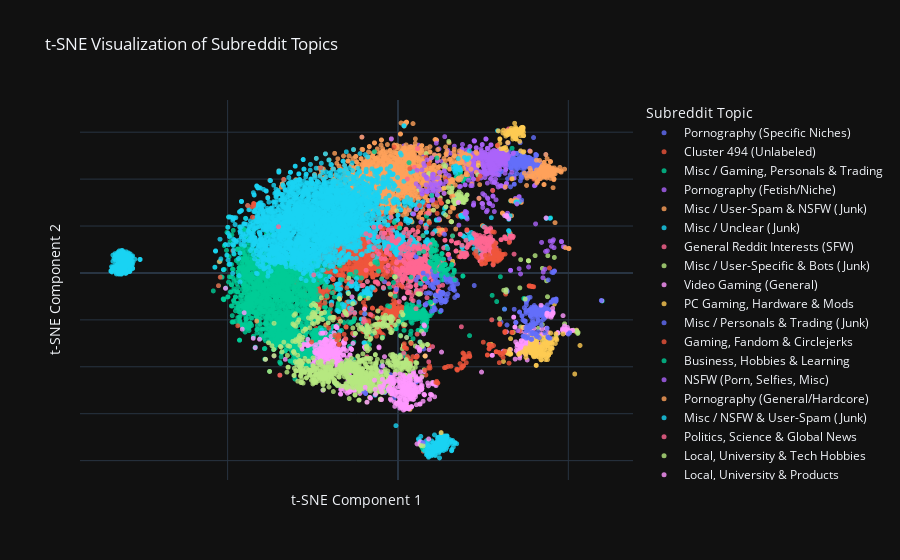

The notebook cell saved with this chart:
### Code cell
#manual label for the valid clusters

label_map = {
    # --- HIGH CLARITY: NSFW / Pornography ---
    '35': 'Pornography (General/Hardcore)',
    '106': 'Pornography (Fetish/Niche)',
    '252': 'Pornography (Specific Niches)',

    # --- HIGH CLARITY: Gaming & Fandom ---
    '347': 'NSFW (Porn, Selfies, Misc)',
    '114': 'Video Gaming (General)',
    '327': 'PC Gaming, Hardware & Mods',

    # --- HIGH CLARITY: Politics & News ---
    '119': 'US Politics (Contentious)',
    '419': 'Politics, Science & Social Issues',

    # --- HIGH CLARITY: Hobbies / Local / University ---
    '85': 'Business, Hobbies & Learning',
    '89': 'Local, University & Tech Hobbies',
    '391': 'Images & GIFs (SFW)',
    '490': 'Local, University & Products',
    '454': 'Celebrities, Models & Fashion',
    '27': 'Local/Regional & Hobbies',
    
    # --- MEDIUM CLARITY: Mixed Themes ---
    '54': 'Gaming, Fandom & Circlejerks',
    '245': 'Politics, Science & Global News',
    '187': 'Misc / Gaming, Personals & Trading',
    '275': 'General Reddit Interests (SFW)',

    # --- LOW CLARITY: "Junk" / User-Spam ---
    '1': 'Misc / Personals & Trading (Junk)',
    '2': 'Misc / Unclear (Junk)',
    '20': 'Misc / Unclear (Junk)',
    '91': 'Misc / NSFW & User-Spam (Junk)',
    '254': 'Misc / User-Spam & NSFW (Junk)',
    '335': 'Misc / User-Specific & Bots (Junk)',
}


pl.plot_labeled_cluster_map(tsne_df, label_map)

### Figure 1 — Plotly figure (JSON) as saved in the notebook; plotly's stock layout.template omitted (floating-point values rounded to 4 significant figures; data arrays with more than 128 entries replaced by an {"elided": "..."} marker saying what was removed)
{"data": [{"hovertemplate": "<b>%{hovertext}</b><br><br>Topic=Pornography (Specific Niches)<br>tsne_x=%{x}<br>tsne_y=%{y}<extra></extra>", "hovertext": {"elided": "206 str values"}, "legendgroup": "Pornography (Specific Niches)", "marker": {"color": "#636efa", "opacity": 0.8, "size": 5, "symbol": "circle"}, "mode": "markers", "name": "Pornography (Specific Niches)", "showlegend": true, "type": "scattergl", "x": {"elided": "206 float values"}, "xaxis": "x", "y": {"elided": "206 float values"}, "yaxis": "y"}, {"hovertemplate": "<b>%{hovertext}</b><br><br>Topic=Cluster 494 (Unlabeled)<br>tsne_x=%{x}<br>tsne_y=%{y}<extra></extra>", "hovertext": {"elided": "776 str values"}, "legendgroup": "Cluster 494 (Unlabeled)", "marker": {"color": "#EF553B", "opacity": 0.8, "size": 5, "symbol": "circle"}, "mode": "markers", "name": "Cluster 494 (Unlabeled)", "showlegend": true, "type": "scattergl", "x": {"elided": "776 float values"}, "xaxis": "x", "y": {"elided": "776 float values"}, "yaxis": "y"}, {"hovertemplate": "<b>%{hovertext}</b><br><br>Topic=Misc / Gaming, Personals & Trading<br>tsne_x=%{x}<br>tsne_y=%{y}<extra></extra>", "hovertext": {"elided": "1997 str values"}, "legendgroup": "Misc / Gaming, Personals & Trading", "marker": {"color": "#00cc96", "opacity": 0.8, "size": 5, "symbol": "circle"}, "mode": "markers", "name": "Misc / Gaming, Personals & Trading", "showlegend": true, "type": "scattergl", "x": {"elided": "1997 float values"}, "xaxis": "x", "y": {"elided": "1997 float values"}, "yaxis": "y"}, {"hovertemplate": "<b>%{hovertext}</b><br><br>Topic=Pornography (Fetish/Niche)<br>tsne_x=%{x}<br>tsne_y=%{y}<extra></extra>", "hovertext": {"elided": "374 str values"}, "legendgroup": "Pornography (Fetish/Niche)", "marker": {"color": "#ab63fa", "opacity": 0.8, "size": 5, "symbol": "circle"}, "mode": "markers", "name": "Pornography (Fetish/Niche)", "showlegend": true, "type": "scattergl", "x": {"elided": "374 float values"}, "xaxis": "x", "y": {"elided": "374 float values"}, "yaxis": "y"}, {"hovertemplate": "<b>%{hovertext}</b><br><br>Topic=Misc / User-Spam & NSFW (Junk)<br>tsne_x=%{x}<br>tsne_y=%{y}<extra></extra>", "hovertext": {"elided": "1143 str values"}, "legendgroup": "Misc / User-Spam & NSFW (Junk)", "marker": {"color": "#FFA15A", "opacity": 0.8, "size": 5, "symbol": "circle"}, "mode": "markers", "name": "Misc / User-Spam & NSFW (Junk)", "showlegend": true, "type": "scattergl", "x": {"elided": "1143 float values"}, "xaxis": "x", "y": {"elided": "1143 float values"}, "yaxis": "y"}, {"hovertemplate": "<b>%{hovertext}</b><br><br>Topic=Misc / Unclear (Junk)<br>tsne_x=%{x}<br>tsne_y=%{y}<extra></extra>", "hovertext": {"elided": "3061 str values"}, "legendgroup": "Misc / Unclear (Junk)", "marker": {"color": "#19d3f3", "opacity": 0.8, "size": 5, "symbol": "circle"}, "mode": "markers", "name": "Misc / Unclear (Junk)", "showlegend": true, "type": "scattergl", "x": {"elided": "3061 float values"}, "xaxis": "x", "y": {"elided": "3061 float values"}, "yaxis": "y"}, {"hovertemplate": "<b>%{hovertext}</b><br><br>Topic=General Reddit Interests (SFW)<br>tsne_x=%{x}<br>tsne_y=%{y}<extra></extra>", "hovertext": {"elided": "240 str values"}, "legendgroup": "General Reddit Interests (SFW)", "marker": {"color": "#FF6692", "opacity": 0.8, "size": 5, "symbol": "circle"}, "mode": "markers", "name": "General Reddit Interests (SFW)", "showlegend": true, "type": "scattergl", "x": {"elided": "240 float values"}, "xaxis": "x", "y": {"elided": "240 float values"}, "yaxis": "y"}, {"hovertemplate": "<b>%{hovertext}</b><br><br>Topic=Misc / User-Specific & Bots (Junk)<br>tsne_x=%{x}<br>tsne_y=%{y}<extra></extra>", "hovertext": ["pkemondork", "webbutveckling", "apfeleimer", "yfear", "batwingrobes", "newsvideo", "jibyjib", "smcartistinfodump", "iced94", "kuhlkid", "xdonethatx", "vispilio", "fufy56advlog", "ruxs", "redditorsrs", "neverfearrs", "king_anon", "buzzfeedvideos", "koen2000xp", "tombomb318", "steroidsrs", "leagueproscene", "thevideofeed", "spiffy_a_log", "shaunl", "lyraa", "grensrsalog", "yourselfyou", "zellfire", "rs_o", "queencompanionslog", "vamosachelear", "mustached_tom", "adultsexy", "jarrenbenton", "sophistrs", "inom", "aelful", "madjadiel", "gamevideo", "frugalsupplements", "rsmainer", "grandmotherlygilfs", "slimshaders", "elegantzebra", "pillsrs", "hcircheval", "dunakia", "oekraineukraine", "splashnews", "annieeadvlog", "a_log_of_clementine", "swenrsalog", "yuckalog", "nakedpics", "markisadoralog", "derm", "spi0n", "seanub", "vexforum", "sonk", "dankasmemesadvlog", "purnex", "ezvid", "madlyinanger", "hackedgadgetsrss", "miraclesuns", "thekinktank", "qtrage", "aveedzghamer", "m4c", "dustoflife", "seismix", "redtorva", "guthlx", "wirral_council", "juststunning", "imtomrs", "meeesealog", "epicbot", "lunarbaboon", "surok", "deltabird", "dharakhero", "beatbox"], "legendgroup": "Misc / User-Specific & Bots (Junk)", "marker": {"color": "#B6E880", "opacity": 0.8, "size": 5, "symbol": "circle"}, "mode": "markers", "name": "Misc / User-Specific & Bots (Junk)", "showlegend": true, "type": "scattergl", "x": [14.66, 15.72, 13.95, 15.79, 18.04, 38.34, 19.05, 8.308, 15.92, 15.92, 18.01, 13.97, 19.83, 19.5, 18.5, 18.43, 19.4, 38.29, 17.65, 43.88, 18.03, 52.57, 48.9, -17.4, 16.83, 15.04, 19.09, 10.38, 14.91, 17.31, 18.94, 36.01, 9.087, 42.36, 14.07, 18.15, 52.86, 46.45, 43.97, 38.31, 42.37, 18.23, 13.41, 12.42, 17.21, 18.97, 36.01, 14.66, 6.186, 38.34, 17.68, 34.32, 18.32, 20.08, 45.89, 41.24, 52.44, 38.3, 46.95, 13.77, 52.77, 16.31, 20.27, 40.25, 18.64, 15.73, 17.94, 43.63, 17.61, 17.27, 35.76, 18.51, 20.29, 16.29, 17.59, 14.72, 17.91, 16.67, 19.7, 16.77, 15.69, 51.48, 23.42, 42.86, 38.26], "xaxis": "x", "y": [30.39, 21.81, 45.69, 34.6, 32.25, 5.158, 30.18, 50.88, 36.19, 36.2, 31.33, 24.68, 31.14, 31.36, 31.38, 32.73, 30.04, 5.21, 31.1, -10.13, 31.93, -25.15, -21.68, -28.34, 29.55, 34.36, 30.16, 26.77, 56.08, 30.42, 30.15, 5.664, 42.38, 1.954, 28.24, 31.89, -25.37, -26.59, 7.346, 5.184, -22.03, 32.38, 46.18, 32.05, 31.19, 31.99, -23.02, 30.39, 35.57, 5.163, 33.02, -23.09, 31.35, 31.28, 6.612, -23.57, -24.58, 5.202, -25.7, 44.78, -25.77, 30.46, 33.24, 7.38, 32.02, 21.81, 32.09, -3.355, 31.33, 33.63, -6.359, 33.66, 33.25, 31.16, 31.64, 36.37, 34.6, 29.47, 32.31, 29.7, 21.84, -24.39, 41.76, -28.77, -10.67], "yaxis": "y"}, {"hovertemplate": "<b>%{hovertext}</b><br><br>Topic=Video Gaming (General)<br>tsne_x=%{x}<br>tsne_y=%{y}<extra></extra>", "hovertext": {"elided": "430 str values"}, "legendgroup": "Video Gaming (General)", "marker": {"color": "#FF97FF", "opacity": 0.8, "size": 5, "symbol": "circle"}, "mode": "markers", "name": "Video Gaming (General)", "showlegend": true, "type": "scattergl", "x": {"elided": "430 float values"}, "xaxis": "x", "y": {"elided": "430 float values"}, "yaxis": "y"}, {"hovertemplate": "<b>%{hovertext}</b><br><br>Topic=PC Gaming, Hardware & Mods<br>tsne_x=%{x}<br>tsne_y=%{y}<extra></extra>", "hovertext": {"elided": "166 str values"}, "legendgroup": "PC Gaming, Hardware & Mods", "marker": {"color": "#FECB52", "opacity": 0.8, "size": 5, "symbol": "circle"}, "mode": "markers", "name": "PC Gaming, Hardware & Mods", "showlegend": true, "type": "scattergl", "x": {"elided": "166 float values"}, "xaxis": "x", "y": {"elided": "166 float values"}, "yaxis": "y"}, {"hovertemplate": "<b>%{hovertext}</b><br><br>Topic=Misc / Personals & Trading (Junk)<br>tsne_x=%{x}<br>tsne_y=%{y}<extra></extra>", "hovertext": {"elided": "237 str values"}, "legendgroup": "Misc / Personals & Trading (Junk)", "marker": {"color": "#636efa", "opacity": 0.8, "size": 5, "symbol": "circle"}, "mode": "markers", "name": "Misc / Personals & Trading (Junk)", "showlegend": true, "type": "scattergl", "x": {"elided": "237 float values"}, "xaxis": "x", "y": {"elided": "237 float values"}, "yaxis": "y"}, {"hovertemplate": "<b>%{hovertext}</b><br><br>Topic=Gaming, Fandom & Circlejerks<br>tsne_x=%{x}<br>tsne_y=%{y}<extra></extra>", "hovertext": ["winterfans", "lukecis", "linkedlibraryofbabel", "fnafbmodding", "caflow", "suchlist", "slipperputty", "minecraftcringe", "springfans", "trumpeach", "comicstorian", "crashwhowritings", "notsafeforweiss", "notnew", "charadefensesquad", "fringly", "rpdrfanart", "shittymspaint", "unitedprovinces", "sovereigntyascending", "archivefans", "awisefucker", "emanface", "destructionfans", "sillylinguistics", "cemeteryfans", "bluekrill_", "agriculturefans", "stotest2", "soulhouse", "bteamminecraft", "technicalfnaf", "timesyncs", "cbrmodelworldcongress", "freebuild", "bestofwritingprompts", "gumball", "civaeon", "nilesy", "theloudhouse", "tagprocirclejerk", "snippet", "georgism", "infraredfans", "bendyandtheinkmachine", "civexcirclejerk", "basshouse", "meta_me_irl", "sammyclassicsonicfan", "magicbuilding", "gamerfans", "fnafshitposts", "gamingplays", "connradept", "wayforward", "audiohaven", "toysfromchina", "squiddlediddlers", "fredditfreebuild", "childrenfnaf", "arhunson", "overthegardenwall", "senntisten", "officialstuffplus", "weatherfans", "worldproblems", "marla_singerrs", "jaggedmallard", "project87", "allaboutallcats", "starshipfans", "thefalloutdiaries", "civaigames", "fnafbfangames", "pokemonart", "lindsayelyse", "jray513", "furryhate", "whitebeltbjj", "tagprotesting", "itsadndmonsternow", "worldjerking", "jailbreakpirates", "rpdrcringe", "factionsrp", "feralpokeporn", "civbrfiction", "austinrecruiter", "undertem", "geologyfans", "furryjerk", "zamochy", "viewfans", "stoscreenshots", "microfans", "seafans", "civcraft_orion", "technologyfans", "proasheck", "circlegrump", "shitlewissays", "garfieldcart", "blankpagesemptymugs", "shittywritingprompts", "lindasimpson", "40korkscience", "thesimslegacies", "merylrearsolid", "eltp", "50b", "ahritime", "extendedrangeguitars", "okami", "disbarring", "slycooper", "weightlossportal", "garundistan"], "legendgroup": "Gaming, Fandom & Circlejerks", "marker": {"color": "#EF553B", "opacity": 0.8, "size": 5, "symbol": "circle"}, "mode": "markers", "name": "Gaming, Fandom & Circlejerks", "showlegend": true, "type": "scattergl", "x": [39.85, -17.39, -19.02, 26.79, 27.51, 31.59, 30.71, -19.53, 38.57, 8.191, -42.7, -42.91, 1.342, 12.74, 27.5, -42.34, -15.19, 2.566, 31.45, 33.45, 38.92, -22.67, 20.22, 39.06, 9.246, 39.38, 0.4842, 38.79, -17.2, -15.03, -52.7, 25.04, -42.43, 5.674, 28.02, -42.34, 28.84, 31.44, 3.485, 28.82, 29.88, -18.98, -21.48, 38.49, 26.94, 4.367, 9.064, 2.981, 26.74, 5.367, 38.88, 26.76, -44.15, 12.39, 29.67, 44.46, 12.75, -17.93, 26.81, 26.79, 33.41, 28.81, 31.31, 23.41, 38.89, 3.888, 24.12, -15.29, 26.78, 12.73, 39.41, 5.341, 29.74, 26.77, -1.143, 33.33, 39.87, 26.26, -13.37, 29.86, -33.55, 5.293, -15.81, -15.25, -25.36, 26.76, 13.96, 11.26, -17.6, 38.69, -17.27, 32.59, 38.59, -17.38, 38.66, 39.59, 31.39, 38.99, -20.33, 29.79, 30.16, 2.766, -42.36, 3.7, 9.107, 30.84, 35.65, 26.21, 29.91, 30.91, -47.04, -34.68, -18.54, 8.275, 31.31, 12.75, -52.18], "xaxis": "x", "y": [-5.9, -26.36, -2.774, -30.61, -19.98, -9.027, -34.31, -13.69, -5.54, -43.48, 23.77, 28.21, -5.964, 29.74, -31.32, 29.57, -23.08, -40.22, -24.97, -25.33, -5.661, 44.84, 18.42, -5.701, 21.3, -5.793, -5.13, -5.619, -30.4, -6.425, -5.446, -29.51, 28.56, -35.56, -30.96, 29.48, -33.57, -25.23, 44.43, -33.59, -21.6, -2.827, -12.89, -5.511, -30.77, -35.67, -30.89, -36.54, -32.37, -35.93, -5.645, -30.6, 28.74, 31.09, -33.89, 2.112, 29.73, -28.47, -30.6, -30.52, -25.33, -33.57, -25.06, 39.9, -5.649, -37.45, 41.29, -28.17, -30.53, 29.74, -5.799, -35.92, -38.24, -30.61, 53.7, 40.08, 39.98, -34.96, -25.76, -21.64, 39.89, -35.96, -26.14, -22.99, -29.38, -32.2, 39.95, 29.9, -26.85, -5.582, -27.27, -38.44, -5.548, -30.46, -5.569, -5.844, -25.38, -5.682, -23.46, -34.05, -34.78, -35.67, 29.53, -37.73, 46.6, -36.0, -24.68, -35.0, -22.02, -34.21, -22.52, -43.58, -26.67, 49.37, -33.31, 29.74, -1.814], "yaxis": "y"}, {"hovertemplate": "<b>%{hovertext}</b><br><br>Topic=Business, Hobbies & Learning<br>tsne_x=%{x}<br>tsne_y=%{y}<extra></extra>", "hovertext": {"elided": "164 str values"}, "legendgroup": "Business, Hobbies & Learning", "marker": {"color": "#00cc96", "opacity": 0.8, "size": 5, "symbol": "circle"}, "mode": "markers", "name": "Business, Hobbies & Learning", "showlegend": true, "type": "scattergl", "x": {"elided": "164 float values"}, "xaxis": "x", "y": {"elided": "164 float values"}, "yaxis": "y"}, {"hovertemplate": "<b>%{hovertext}</b><br><br>Topic=NSFW (Porn, Selfies, Misc)<br>tsne_x=%{x}<br>tsne_y=%{y}<extra></extra>", "hovertext": {"elided": "141 str values"}, "legendgroup": "NSFW (Porn, Selfies, Misc)", "marker": {"color": "#ab63fa", "opacity": 0.8, "size": 5, "symbol": "circle"}, "mode": "markers", "name": "NSFW (Porn, Selfies, Misc)", "showlegend": true, "type": "scattergl", "x": {"elided": "141 float values"}, "xaxis": "x", "y": {"elided": "141 float values"}, "yaxis": "y"}, {"hovertemplate": "<b>%{hovertext}</b><br><br>Topic=Pornography (General/Hardcore)<br>tsne_x=%{x}<br>tsne_y=%{y}<extra></extra>", "hovertext": {"elided": "139 str values"}, "legendgroup": "Pornography (General/Hardcore)", "marker": {"color": "#FFA15A", "opacity": 0.8, "size": 5, "symbol": "circle"}, "mode": "markers", "name": "Pornography (General/Hardcore)", "showlegend": true, "type": "scattergl", "x": {"elided": "139 float values"}, "xaxis": "x", "y": {"elided": "139 float values"}, "yaxis": "y"}, {"hovertemplate": "<b>%{hovertext}</b><br><br>Topic=Misc / NSFW & User-Spam (Junk)<br>tsne_x=%{x}<br>tsne_y=%{y}<extra></extra>", "hovertext": {"elided": "236 str values"}, "legendgroup": "Misc / NSFW & User-Spam (Junk)", "marker": {"color": "#19d3f3", "opacity": 0.8, "size": 5, "symbol": "circle"}, "mode": "markers", "name": "Misc / NSFW & User-Spam (Junk)", "showlegend": true, "type": "scattergl", "x": {"elided": "236 float values"}, "xaxis": "x", "y": {"elided": "236 float values"}, "yaxis": "y"}, {"hovertemplate": "<b>%{hovertext}</b><br><br>Topic=Politics, Science & Global News<br>tsne_x=%{x}<br>tsne_y=%{y}<extra></extra>", "hovertext": {"elided": "369 str values"}, "legendgroup": "Politics, Science & Global News", "marker": {"color": "#FF6692", "opacity": 0.8, "size": 5, "symbol": "circle"}, "mode": "markers", "name": "Politics, Science & Global News", "showlegend": true, "type": "scattergl", "x": {"elided": "369 float values"}, "xaxis": "x", "y": {"elided": "369 float values"}, "yaxis": "y"}, {"hovertemplate": "<b>%{hovertext}</b><br><br>Topic=Local, University & Tech Hobbies<br>tsne_x=%{x}<br>tsne_y=%{y}<extra></extra>", "hovertext": {"elided": "833 str values"}, "legendgroup": "Local, University & Tech Hobbies", "marker": {"color": "#B6E880", "opacity": 0.8, "size": 5, "symbol": "circle"}, "mode": "markers", "name": "Local, University & Tech Hobbies", "showlegend": true, "type": "scattergl", "x": {"elided": "833 float values"}, "xaxis": "x", "y": {"elided": "833 float values"}, "yaxis": "y"}, {"hovertemplate": "<b>%{hovertext}</b><br><br>Topic=Local, University & Products<br>tsne_x=%{x}<br>tsne_y=%{y}<extra></extra>", "hovertext": {"elided": "259 str values"}, "legendgroup": "Local, University & Products", "marker": {"color": "#FF97FF", "opacity": 0.8, "size": 5, "symbol": "circle"}, "mode": "markers", "name": "Local, University & Products", "showlegend": true, "type": "scattergl", "x": {"elided": "259 float values"}, "xaxis": "x", "y": {"elided": "259 float values"}, "yaxis": "y"}, {"hovertemplate": "<b>%{hovertext}</b><br><br>Topic=Celebrities, Models & Fashion<br>tsne_x=%{x}<br>tsne_y=%{y}<extra></extra>", "hovertext": ["junotemple", "nicolescherzinger", "mollyomalia", "coneofshame", "daniellesharp", "silviacaruso", "giselebundchen", "jfap", "beautifulnecks", "katherynwinnick", "roughsex_hq", "frontasshole", "mackenziefoy", "ladygagasass", "flashingporn", "meredithmickelson", "evalongoria", "harleysmith", "alisonhaislip", "childactorsallgrownup", "janelevy", "katharine_mcphee", "rooneymara", "michelletrachtenberg", "mariamenounos", "paigespiranac", "girlsmiringirls", "elishacuthbert", "hailey_baldwin", "dakotajohnson", "playfulgirls", "insideboob", "taylorswiftbreasts", "alymichalka", "shortskirts", "lippychicks", "girlseatingpussy", "fashpics", "nayarivera", "taylorswiftarmpit", "womenwearingbelts", "brightonrosesharbino", "samigayle", "sadierobertson", "fingerinasshole", "tanyamityushina", "veganaddict", "annie_clark", "celeb_blondes", "indianiggirls", "barrefaeli", "irinashayk", "bearcubgifs", "laurenlayne", "emilykinney", "taylorswiftsarmpit", "funnyatheist", "alycia_debnam_carey", "lineaalba", "scarlett_johansson", "ophelieguillermand", "reg", "jessicabiel", "tamponstrings", "stacykeibler", "emilysearsaus", "aly_michalka", "rachelmcadams", "gemmaarterton", "selenagomezlust", "rachelgfox", "brielarson", "asianfemales", "rachelbilson", "hayleyatwell", "celebfantasy", "ghannelius", "caninecosplay", "cyndiwang", "oliviapickren", "undelete_rbtv", "lacikaysomers", "germancelebs", "josie_canseco", "nudieworld", "karibyron", "asianheels", "hq_nsfw", "indiareynolds_", "evagreen", "leaseydoux", "jessicanigri2", "chanelwestcoast", "girlswithwethair", "justsexy", "lexithompson", "allisynashleyarm", "johnforbesnashjr", "sofiavergara", "katieholmes", "emilyalynlind", "jessicagreen", "aocat", "hayleymariecoppin", "rosiewhiteley", "meganfox", "nakedasians", "lauramarano", "stephclairesmith"], "legendgroup": "Celebrities, Models & Fashion", "marker": {"color": "#FECB52", "opacity": 0.8, "size": 5, "symbol": "circle"}, "mode": "markers", "name": "Celebrities, Models & Fashion", "showlegend": true, "type": "scattergl", "x": [36.09, 35.97, 35.22, 32.62, 36.94, 34.43, 34.25, 29.89, 35.71, 35.16, 29.9, 34.59, 34.65, 33.21, 29.88, 32.48, 34.31, 32.69, 33.72, 33.68, 36.7, 34.1, 32.42, 33.86, 35.57, 33.85, 32.42, 33.47, 35.94, 33.69, 34.24, 34.56, 33.17, 36.18, 30.83, 33.82, 34.58, 36.89, 36.15, 34.25, 32.1, 36.66, 36.3, 36.54, 36.0, 34.65, 16.05, 36.27, 35.67, 23.59, 35.74, 34.78, 26.01, 34.31, 34.78, 34.75, 31.58, 33.25, 33.4, 34.53, 34.67, 34.48, 35.73, 34.6, 32.2, 33.67, 35.62, 34.65, 33.69, 32.81, 36.25, 34.54, 29.89, 33.65, 36.48, 32.2, 36.76, 34.67, 31.2, 33.93, 31.64, 35.3, 32.42, 35.45, 31.59, 30.83, 35.98, 29.25, 31.81, 32.72, 33.94, 33.52, 32.21, 29.48, 30.95, 33.78, 36.6, 13.46, 34.72, 32.31, 35.53, 36.25, 30.23, 36.78, 34.73, 36.81, 36.82, 35.85, 34.02], "xaxis": "x", "y": [61.76, 59.71, 60.57, 60.32, 51.7, 57.2, 57.74, 57.1, 56.07, 59.91, 55.28, 58.61, 60.69, 60.3, 57.12, 59.12, 59.48, 60.17, 61.0, 57.11, 61.91, 59.32, 60.16, 59.99, 60.26, 59.3, 59.59, 59.97, 59.92, 60.1, 63.82, 61.49, 60.8, 61.84, 53.02, 59.66, 58.7, 58.54, 61.33, 60.47, 58.93, 60.96, 61.98, 61.85, 52.04, 57.16, 4.986, 61.91, 60.79, 45.84, 59.96, 59.75, 6.045, 59.37, 61.35, 60.13, 53.49, 61.68, 60.43, 60.8, 57.1, 62.13, 60.28, 58.61, 58.9, 58.3, 60.14, 60.22, 60.05, 60.29, 61.88, 60.22, 57.11, 60.36, 60.53, 60.65, 61.8, 61.37, 53.3, 58.49, 58.34, 59.42, 59.42, 60.54, 59.2, 59.62, 58.48, 54.12, 52.44, 60.14, 59.66, 40.17, 55.58, 60.56, 60.86, 58.22, 62.1, 36.07, 60.07, 59.32, 61.1, 60.84, 52.96, 51.46, 57.06, 59.98, 58.51, 61.04, 58.49], "yaxis": "y"}, {"hovertemplate": "<b>%{hovertext}</b><br><br>Topic=Politics, Science & Social Issues<br>tsne_x=%{x}<br>tsne_y=%{y}<extra></extra>", "hovertext": ["enviroaction", "easternphilosophy", "anarchist", "fancyquotes", "scotus", "mirai", "quantum", "wargasm", "latinos", "somerville", "torontoanarchy", "gaza", "firstamendment", "prisons", "open_science", "ancientaliens", "moscow", "leftcommunism", "specialaccess", "internationaladoption", "syrianews", "bigagro", "anormaldayinamerica", "nsa", "latinoamerica", "crops", "apollo", "worldnewsunbiased", "adoptionukraine", "sotsexperimentaltvtm", "blackatheism", "election2016", "antisemitismwatch", "soundtracksonyoutube", "anarchafeminism", "hivaids", "algae", "asteroid", "neuropsychology", "biomass", "writermotivation", "opinion", "moneynews", "copyright", "commoncore", "abortion", "composting", "newcharismaticism", "anarchocommunism", "urbanagriculture", "war", "metric", "update", "fullmovieonviooz", "ophthalmology", "newwest", "actualconspiracies", "antiwork", "libyanconflict", "neurodiversity", "emv", "fukushima", "bayareaanarchy", "servocomputers", "jeremycorbyn", "studentaffairs", "genomics", "atheismrebootedplus", "irishpolitics", "newbornstartups", "interestingarticle", "cork", "timcanova", "europeanculture", "overpopulation", "vignettes", "thegooddata", "himusic", "harmdestroysthegood", "soviethistory", "banksters", "libya", "ohioforsanders", "biochemistry", "quakers", "beijing", "antipoaching", "radicalqueers", "cosmology", "hometours", "anarchopunks", "solarenergy", "ranprieur", "ocean", "features", "plantbaseddiet", "refugees", "countrymusic", "leftwithsharpedge", "forestry", "seti", "bernieforpresident", "hawaiidocumentary", "rightwingersrfunny", "stockholm", "pentecostalism", "neurobiology", "merdeinfrance", "forgottennews", "coal", "tomsawyer", "language", "bad_cop_follow_up", "neurology", "environews", "immunology", "gmo", "opendata", "privacytoolsio", "homeschool", "yemen", "weapons", "astrophysics", "peakoil", "crimeuncut"], "legendgroup": "Politics, Science & Social Issues", "marker": {"color": "#636efa", "opacity": 0.8, "size": 5, "symbol": "circle"}, "mode": "markers", "name": "Politics, Science & Social Issues", "showlegend": true, "type": "scattergl", "x": [17.53, -0.485, 15.46, -3.93, 14.18, 5.837, 13.07, 13.38, 11.61, 8.499, 17.49, 8.753, 13.87, 14.49, 15.8, 12.46, 10.69, 16.26, 10.99, 7.397, 8.323, 9.987, 9.541, 16.41, 10.23, 13.38, 10.97, 11.24, 7.404, 15.71, 10.64, 13.83, 6.786, 5.32, 15.62, 13.08, 12.76, 11.02, 13.15, 12.73, 8.998, 13.74, 10.62, 12.65, 22.38, 13.77, 12.53, 5.294, 15.46, 13.06, 16.58, 8.492, 9.763, 15.27, 12.34, 12.3, 16.11, 16.56, 8.355, 15.62, 6.119, 16.23, 14.5, 13.68, 11.64, 8.134, 11.94, 10.63, 0.4976, 10.97, 11.71, 11.18, 17.02, 11.09, 14.72, 10.84, 13.67, 10.45, 11.05, 15.19, 16.26, 8.13, 9.334, 12.45, 5.307, 12.67, 9.509, 15.5, 12.46, 11.85, 14.8, 13.6, 13.6, 13.12, 10.82, 5.618, 16.64, 12.72, 15.71, 12.72, 11.31, 17.33, 10.41, 10.09, 14.61, 5.29, 13.14, 15.21, 8.608, 12.65, 15.14, 12.55, 10.09, 12.2, 13.17, 11.98, 14.38, 10.43, 13.45, 13.44, 8.589, 13.16, 8.24, 13.94, 11.62], "xaxis": "x", "y": [-9.706, -7.067, -3.484, -3.769, -11.76, -1.851, -8.766, -1.264, -0.9404, -12.89, -4.643, -4.103, -12.33, -0.9504, -5.1, 1.127, -15.18, -3.847, -3.251, -0.07319, -3.159, -5.105, -8.719, -5.681, -0.7808, -1.28, -9.378, -4.196, -0.09263, -3.344, -1.449, -12.22, -4.696, -3.078, -3.518, -11.64, -8.394, -9.422, -8.827, -8.32, -8.41, -12.22, -14.69, -15.97, -5.362, -11.54, -8.353, 6.902, -3.516, -8.574, -7.427, -3.33, -16.36, -6.674, -11.51, -1.271, -5.726, -3.367, -3.415, -3.555, -12.39, -6.825, -3.895, 16.45, -3.737, -13.63, -9.86, -1.618, 6.546, -15.61, -0.9274, -12.07, -3.044, -4.4, -8.807, -11.75, -2.472, -6.39, -1.992, -3.091, -7.135, -2.769, 4.335, -10.51, 6.882, -16.08, -5.576, -3.624, -10.35, -3.969, -2.391, -9.036, -2.631, -8.289, -11.77, -26.02, -10.46, -12.74, -2.747, -8.809, -9.626, -9.419, -6.357, -4.725, 10.33, 6.899, -8.591, -3.165, -1.224, -8.29, -2.064, -11.86, 1.114, -10.01, -8.663, -10.04, -10.25, -15.99, -2.995, -12.18, -4.017, -8.678, -8.643, -3.04, -0.9158], "yaxis": "y"}, {"hovertemplate": "<b>%{hovertext}</b><br><br>Topic=Images & GIFs (SFW)<br>tsne_x=%{x}<br>tsne_y=%{y}<extra></extra>", "hovertext": ["startrekgifs", "dogswearinghats", "germanypics", "whereisthis", "darkfacts", "girlswearingbloomers", "geologyporn", "reallifedoodles", "veganfoodporn", "spaceflightporn", "skylineporn", "lookscool", "treknobabble", "hybridhumans", "wtfart", "catastrophicfailure", "superbowl", "watchmoviesonyoutube", "norwaypics", "wrecklesseating", "quoteporn", "futbolmx", "pimpcats", "lebowski", "truenorthpictures", "seinfeldgifs", "polarbears", "redneckengineering", "climbingcirclejerk", "technologyporn", "babycorgis", "mildlyvandalised", "explosion_gfys", "palatecleanser", "owls", "nzphotos", "musicpics", "bacon", "blackandwhite", "artdeco", "asianpeoplegifs", "coloring", "siberianhusky", "edmshare", "cabinporn", "lolwat", "eyebombing", "loadingicon", "dsgn", "lastimages", "dogberg", "cheetahs", "awwgifs", "advicehell", "thatshitsfunny", "cannabisvideos", "gallowboob", "silhouetteporn", "redditthroughhistory", "501st", "squirrels", "creepy_gif", "lazycats", "gifsthatendtoosoon", "fastworkers", "holdmyjuicebox", "casualtodayilearned", "eddieandrichie", "starwarsgifs", "cloudporn", "corgigifs", "catsinbusinessattire", "sportscars", "chinapics", "kailua96734", "thisismylifemeow", "bizarrebuildings", "doggifs", "netherlandspics", "princessdaisy", "stuffoncats", "pomeranians", "interestinggifs", "tastyfood", "crazystairs", "redpandas", "treessuckingatthings", "eaf", "trashpandas", "goats", "streamingepisodes", "instantkarma", "yesyesyesyesno", "bitchimatrain", "adporn", "dontlookdown", "raafaircraft", "amateurearthporn", "pigs", "macropod", "girlsmirin", "mrsuicidesheep", "holdmyredbull", "catsvstechnology", "bookporn", "trashytext", "brushybrushy"], "legendgroup": "Images & GIFs (SFW)", "marker": {"color": "#EF553B", "opacity": 0.8, "size": 5, "symbol": "circle"}, "mode": "markers", "name": "Images & GIFs (SFW)", "showlegend": true, "type": "scattergl", "x": [28.14, 11.71, 27.07, 19.06, 25.67, 28.83, 28.33, 17.46, 5.623, 21.03, 19.85, 28.16, 28.29, 30.2, 32.64, 15.55, 19.05, 24.57, 27.5, 28.7, 1.85, 23.47, 29.42, 13.66, 20.05, 28.75, 26.48, 29.12, 27.99, 21.09, 28.21, 29.39, 24.56, 28.63, 19.25, 20.84, 3.844, 13.98, 2.276, 19.17, 30.04, 11.36, 11.55, 6.321, 28.05, 29.87, 7.918, 17.23, 26.3, 19.34, 30.74, 26.59, 29.76, 9.378, 18.81, 29.73, 29.14, 27.41, 9.307, 31.41, 29.14, 29.1, 29.79, 17.42, 29.1, 18.54, 27.79, 28.91, 28.13, 1.927, 27.97, 30.84, 1.873, 27.22, 2.556, 29.42, 19.15, 29.92, 27.07, 30.46, 29.63, 11.12, 30.29, 27.82, 27.82, 27.99, 9.006, 29.28, 29.03, 18.23, 29.15, 14.69, 29.71, 25.72, 19.97, 28.03, 22.91, 28.07, 29.24, 25.86, 29.76, 27.81, 29.53, 28.62, 19.28, 28.53, 28.89], "xaxis": "x", "y": [11.54, -46.93, 5.962, -34.15, 7.476, 6.68, 6.938, -41.16, -26.07, -35.28, -35.5, 8.336, 17.4, 6.142, 13.02, -39.79, -39.66, 3.763, 5.893, 6.119, -30.18, 6.562, 7.075, -40.39, -38.25, 12.75, 5.681, 7.824, 3.638, -35.66, 9.77, 8.038, 4.769, 7.442, -39.53, -34.3, -30.07, -40.26, -32.0, -36.59, 7.809, -46.19, -46.81, 28.74, 5.769, 8.358, -41.51, -41.07, 5.945, -36.31, 7.892, 7.645, 6.718, -40.59, -40.32, 9.502, 8.404, 6.291, -39.69, 8.024, 4.947, 7.333, 6.272, -41.43, 7.789, -40.51, 17.56, 9.955, 11.5, -31.62, 9.2, 7.821, -31.63, 5.989, -32.25, 7.174, -36.77, 7.453, 6.067, 6.586, 7.006, -46.64, 7.167, 6.655, 5.845, 5.49, -40.48, 7.211, 9.161, -38.66, 54.38, -39.83, 7.509, 4.22, -35.95, 8.632, 9.252, 5.102, 5.411, 5.755, 5.492, 35.13, 7.223, 7.439, -34.41, 8.941, 7.616], "yaxis": "y"}, {"hovertemplate": "<b>%{hovertext}</b><br><br>Topic=US Politics (Contentious)<br>tsne_x=%{x}<br>tsne_y=%{y}<extra></extra>", "hovertext": ["videotellermachine", "fbi2", "libertymovement", "todaysnews", "risparmiotelefonico", "alexjones", "dogevids", "anythinggoes", "israelsubredditwatch", "op_jade_helm_15", "opencarry", "nikiashton", "americanjewishpower", "white_pride", "saynotopot", "occupyboston", "conspiracyhub", "democrat", "republicansforsanders", "unsolvedmysteries", "trumppa", "conspirators", "justnews", "trueobjectivism", "kiachatroom", "hentaiwesterncomics", "ketoscience", "redpillglobalism", "altcon", "radicalagenda", "baddoggy", "bernieorbust", "bostonindie", "internationellpolitik", "ukgovbriefs", "traditionalcatholics", "seasteading", "keepcorbyn", "verizonstrike2016", "justinamash", "sacredgeometry", "brainwashedamerica", "polfacts", "sparta_report", "communismanarchy", "mediabias", "detroitsports", "tenyearsago", "responsetopresident", "sjwsatwork", "treecomics", "forecast2016", "weisssturm", "newsstream", "hotgas", "space_ghetto_net", "techunemployment", "askberniesupporters", "ancap_investing", "debatealtright", "rooseveltrepublicans", "abughraib", "hillary4prison", "sverigedemokraterna", "webcode", "freecascadia", "spacesteading", "markrlevin", "jadehelm", "marriagestrike", "studentsforsanders", "nationalist", "911calls", "ggdiscussion", "bibleasshole", "mractivism", "highspeedrail", "cosmicdisclosure", "sonsoflibertytees", "easternsunrising", "morbidrealityrebooted", "alien_theory", "smartbuildings", "news_for_women", "independentbern", "newsonreddit", "invadercrimesmatter", "pedogate", "documentedtruth", "sudan", "antimonsanto", "christianpersecution", "electrojazzchillout", "socialismvcapitalism", "pizzagatememes", "textdatamining", "bestwpthemes", "electionreformxpost", "electionreform", "occupylangley", "waronwhites", "4n6k"], "legendgroup": "US Politics (Contentious)", "marker": {"color": "#00cc96", "opacity": 0.8, "size": 5, "symbol": "circle"}, "mode": "markers", "name": "US Politics (Contentious)", "showlegend": true, "type": "scattergl", "x": [-4.781, 13.37, 11.43, 12.65, 3.249, 11.4, 7.359, 13.93, 6.556, 13.36, 6.204, 9.387, 10.67, 10.67, 11.15, 13.81, 15.57, 14.51, 9.892, 9.629, 10.77, 12.22, 11.94, 10.85, 12.92, 11.37, 19.06, 10.61, 13.54, 13.42, 11.22, 10.95, 13.85, 14.48, -6.924, 16.52, 16.52, 10.31, 13.8, 11.47, 12.79, 10.08, 10.82, 10.16, 13.91, 11.41, 9.742, -1.343, 9.404, 12.88, -16.41, 33.49, 9.844, 11.51, 10.15, 13.1, 10.9, 10.97, 12.6, 11.21, 10.6, 13.33, 10.61, 15.99, 12.77, 16.67, 16.52, 7.561, 12.41, 9.846, 9.603, 10.4, 3.799, 12.9, 11.28, 11.48, 9.406, 14.53, 10.87, 30.05, 13.14, 12.7, 10.51, 15.82, 9.789, 11.99, 10.19, 14.66, 12.73, 7.888, 13.41, 7.879, 19.03, 13.17, 15.77, 12.88, 9.935, 13.6, 13.95, 13.78, 9.634, 11.42], "xaxis": "x", "y": [-2.54, 5.903, 5.338, 6.463, 47.03, 4.405, 15.91, 3.594, -4.423, 1.458, 8.45, 4.632, 9.268, 9.598, 3.721, 3.572, 2.545, -0.7962, 3.773, -12.52, 12.47, 1.467, 6.222, 6.806, 8.255, 11.62, -1.318, 5.971, 1.107, 3.514, 4.024, 2.261, 3.584, 10.48, 51.69, 0.3218, 1.128, 3.665, 3.642, 5.294, -0.5521, 9.899, 9.631, 14.04, 3.562, 5.389, 8.551, -4.086, 4.869, 8.22, -2.894, 53.14, 11.12, 7.263, 14.05, 1.732, 0.613, 12.11, 2.505, 7.259, 2.487, 5.869, 5.963, -0.9269, 2.607, -2.931, 1.147, 9.107, 1.557, 6.902, 4.142, 9.67, -1.817, 8.248, 9.648, 5.129, -12.35, 1.444, 12.89, -1.6, 2.114, -1.099, 2.289, 3.577, 4.6, 4.508, 10.02, 1.628, 1.953, -2.41, 1.155, -2.524, -1.326, 3.525, 3.444, -3.033, 33.02, 0.5489, 0.09424, 1.256, 9.023, 49.04], "yaxis": "y"}], "layout": {"legend": {"title": {"text": "Subreddit Topic"}, "tracegroupgap": 0}, "title": {"text": "t-SNE Visualization of Subreddit Topics"}, "xaxis": {"anchor": "y", "domain": [0, 1], "showticklabels": false, "title": {"text": "t-SNE Component 1"}}, "yaxis": {"anchor": "x", "domain": [0, 1], "showticklabels": false, "title": {"text": "t-SNE Component 2"}}}}
